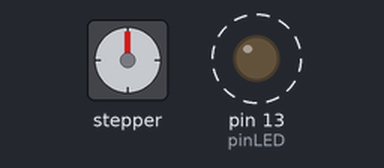
This sketch was run on a simulated Arduino Uno, built with avr-gcc and run on an emulated ATmega328P. Parts: stepper motor, output pins drawn as LEDs (lit = HIGH). Dashed ring = blinking. Stepper angles assume 4096 steps per turn; what the sketch prints to the serial monitor is not drawn.

Above: at 0.05 s.
At 1.95 s:
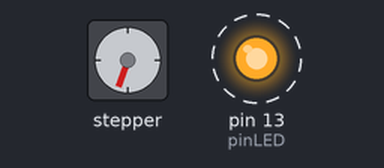
At 3.95 s:
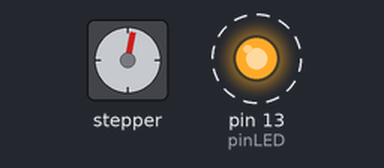
At 7.9 s:
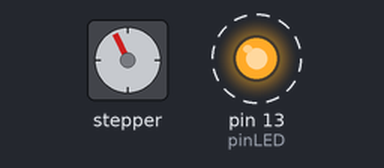
Timing chart, 0 to 10.5 s (numbered marks = the images above):
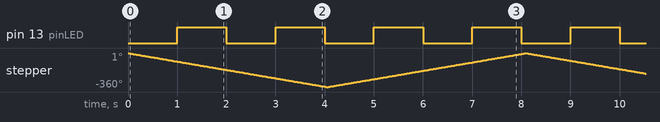

The sketch:

CH_47_03.ino
```cpp
#include <Unistep2.h>

#define STEPS_PER_REV   4096  // 1회전을 위한 스텝 수
#define INTERVAL    1000  // LED 점멸 간격

int pinLED = 13;        // LED 연결 핀
boolean stateLED = false;   // LED 상태

// (IN1, IN2, IN3, IN4, 1회전을 위한 스텝 수, 스텝 사이의 지연 시간(us))
Unistep2 stepper(8, 9, 10, 11, STEPS_PER_REV, 900);
int direction = 1;      // 스텝 모터 회전 방향
unsigned long time_previous;

void setup() {
  pinMode(pinLED, OUTPUT);    // LED 연결 핀을 출력으로 설정
  digitalWrite(pinLED, stateLED);

  Serial.begin(9600);

  time_previous = millis();
}

void loop() {
  unsigned long time_current = millis();
  // INTERVAL 시간 간격을 LED 상태를 반전시켜 LED에 출력
  if (time_current - time_previous >= INTERVAL) {
    time_previous = time_current;
    stateLED = !stateLED;
    digitalWrite(pinLED, stateLED);

    Serial.print("* LED의 상태가 ");
    Serial.print(stateLED ? "ON " : "OFF ");
    Serial.println("상태로 바뀌었습니다.");
  }

  stepper.run();        // 폴링 방식의 스텝 모터 상태 갱신

  if (stepper.stepsToGo() == 0) {   // 이전에 지정한 회전이 끝난 경우
    direction *= -1;      // 회전 방향을 반대로 설정
    stepper.move(STEPS_PER_REV * direction);
    Serial.println("** 스텝 모터가 회전 방향을 바꾸었습니다.");
  }
}
```

Measured:
- by itself, pin 13 (pinLED): alternates HIGH for 1.0 s and LOW for 1.0 s
- by itself, stepper: turns 360° counter-clockwise in 4.0 s, then 359° clockwise in 4.0 s, repeating every 8.1 s
